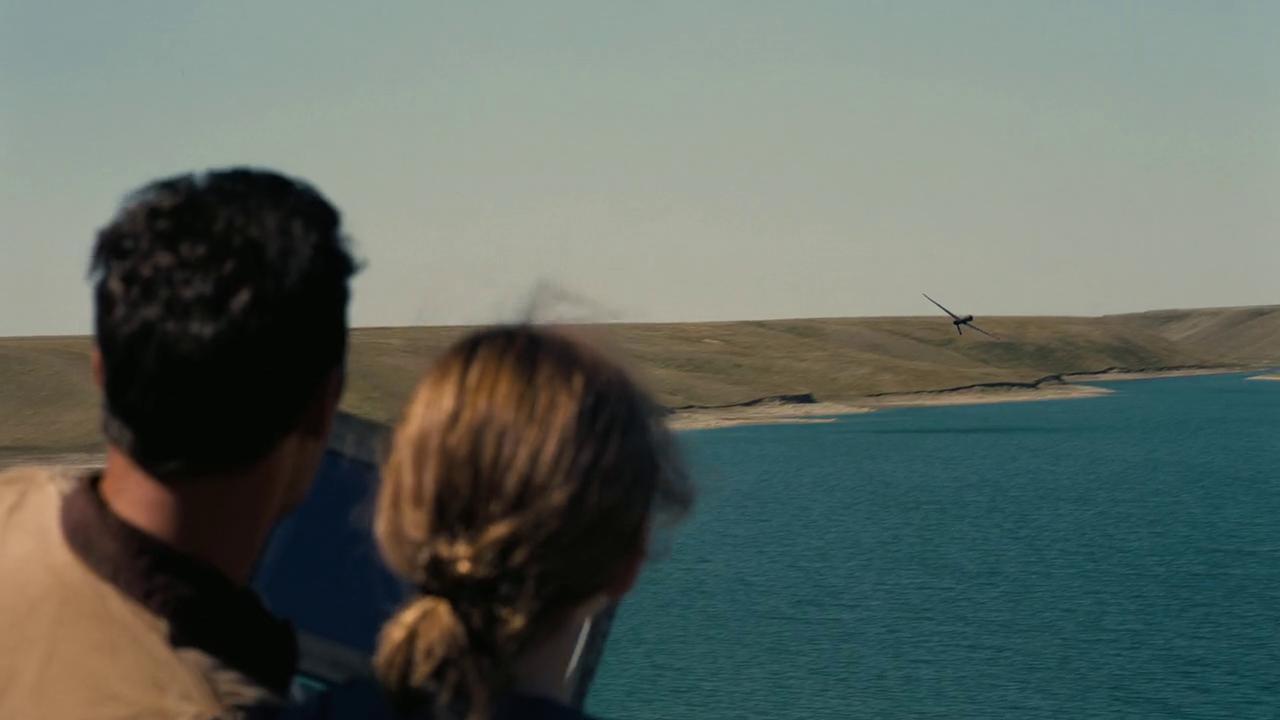
#> input picture VideoCoder/frames/f1.png, 1280 x 720 px, found by its file name
$ python main_20190108164841.py
#> lines starting #> are read from the running program, lines starting #| are printed output that depends on the picture
import cv2
import numpy

# print("run in vscode")

def get_MxN_Block(x_position, y_position, M, N, source_image_array):
    block_array = source_image_array[x_position:x_position+M, y_position:y_position+N,::]
    return block_array

if __name__ == "__main__":
    frame1, frame2 = cv2.imread('frames/f1.png'), cv2.imread('frames/f2.png')
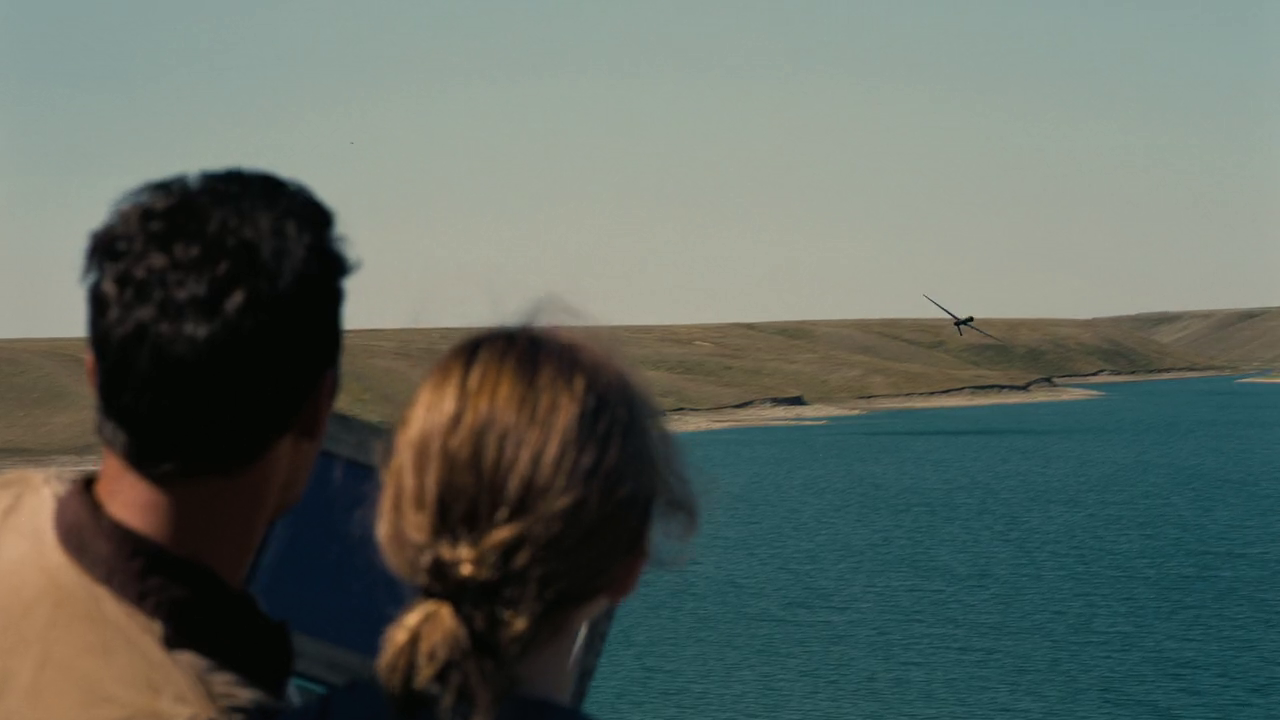
#> input picture VideoCoder/frames/f2.png, 1280 x 720 px, found by its file name
#> frame1 is the input picture: shape (720, 1280, 3); mean B, G, R 97, 104.3, 94.9
#> frame2 is the input picture: shape (720, 1280, 3); mean B, G, R 96.7, 104, 94.1
    frame1 = frame1.reshape(1280, 720, 3)
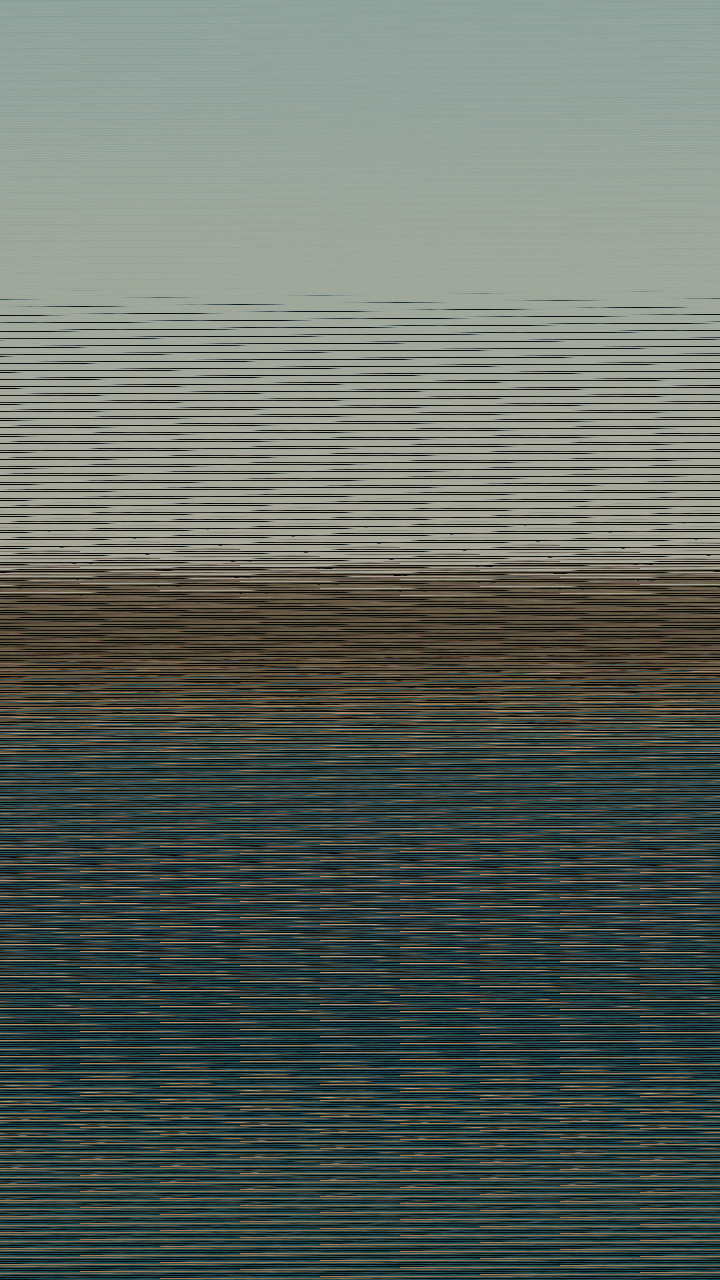
#> frame1: shape (1280, 720, 3); mean B, G, R 97, 104.3, 94.9
    cv2.imshow("f1", frame1)
    print(frame1.shape)
#| (1280, 720, 3)
    # cv2.imshow("f2", frame2_handle)
    block1 = get_MxN_Block(512, 512, 256, 256, frame1)
#> in get_MxN_Block, `block_array = source_image_array[x_position:x_position+M, y_position:y..`:
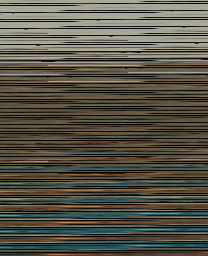
#> block_array: shape (256, 208, 3); mean B, G, R 70.3, 82.7, 85.2
    cv2.imshow('b1', block1)

    cv2.waitKey(0)
#> (the run stopped early here; a loop or call above may not have finished)
